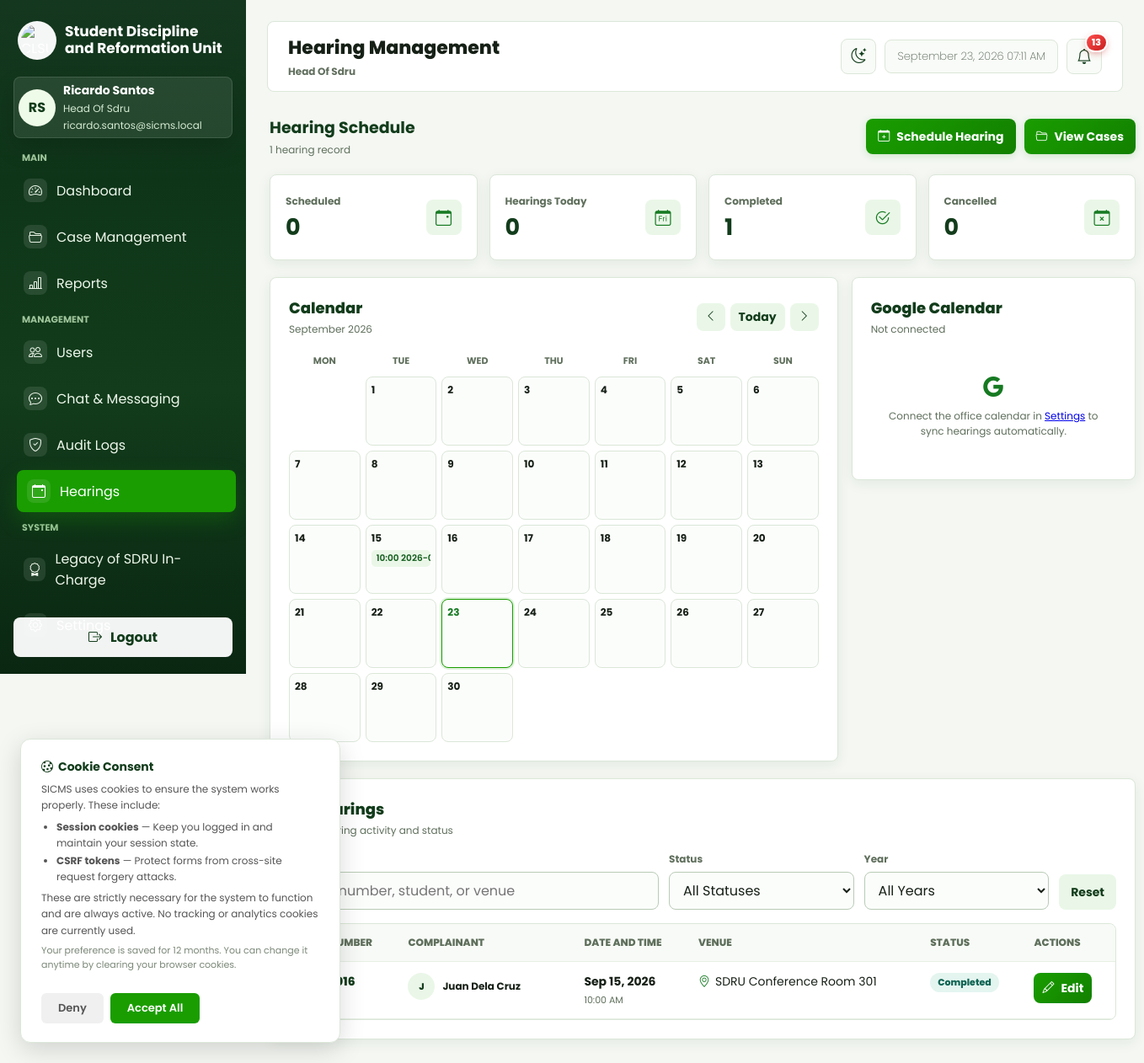
Page /web/views/hearings/index.php (signed in) on the committed database.
### tables this page shows
CREATE TABLE `accounts` (
  `account_id` int UNSIGNED NOT NULL,
  `first_name` varchar(100) NOT NULL,
  `last_name` varchar(100) NOT NULL,
  `email` varchar(255) NOT NULL,
  `password_hash` varchar(255) DEFAULT NULL,
  `auth_provider` varchar(50) DEFAULT NULL,
  `role` varchar(50) NOT NULL DEFAULT 'student',
  `status` varchar(20) NOT NULL DEFAULT 'active',
  `college_id` int UNSIGNED DEFAULT NULL,
  `student_number` varchar(50) DEFAULT NULL,
  `college` varchar(255) DEFAULT NULL,
  `course` varchar(255) DEFAULT NULL,
  `section` varchar(50) DEFAULT NULL,
  `created_at` datetime NOT NULL DEFAULT CURRENT_TIMESTAMP,
  `updated_at` datetime NOT NULL DEFAULT CURRENT_TIMESTAMP ON UPDATE CURRENT_TIMESTAMP,
  `phone_number` varchar(20) NOT NULL DEFAULT '',
  `gender` varchar(20) NOT NULL DEFAULT '',
  `birthday` date DEFAULT NULL,
  `address` text NOT NULL,
  `profile_pic` varchar(255) DEFAULT NULL
);

CREATE TABLE `hearings` (
  `hearing_id` int UNSIGNED NOT NULL,
  `complaint_id` int UNSIGNED NOT NULL,
  `scheduled_by_account_id` int UNSIGNED DEFAULT NULL,
  `hearing_datetime` datetime DEFAULT NULL,
  `venue` varchar(255) DEFAULT NULL,
  `google_meet_link` varchar(500) DEFAULT NULL,
  `google_event_id` varchar(1024) DEFAULT NULL,
  `hearing_type` varchar(50) NOT NULL DEFAULT 'Face-to-face',
  `instructions` text,
  `remarks` text,
  `status` varchar(50) NOT NULL DEFAULT 'Scheduled',
  `created_at` datetime NOT NULL DEFAULT CURRENT_TIMESTAMP,
  `updated_at` datetime NOT NULL DEFAULT CURRENT_TIMESTAMP ON UPDATE CURRENT_TIMESTAMP
);

CREATE TABLE `complaints` (
  `complaint_id` int UNSIGNED NOT NULL,
  `case_number` varchar(50) NOT NULL,
  `complaint_title` varchar(255) NOT NULL,
  `submitted_by_account_id` int UNSIGNED NOT NULL,
  `complainant_name` varchar(255) NOT NULL,
  `complainant_gender` varchar(20) DEFAULT NULL,
  `complainant_age` int UNSIGNED DEFAULT NULL,
  `complainant_address` text,
  `complainant_type` varchar(50) NOT NULL DEFAULT 'Student',
  `complainant_relationship` varchar(100) DEFAULT NULL,
  `complainant_employee_no` varchar(100) DEFAULT NULL,
  `complainant_department` varchar(255) DEFAULT NULL,
  `complainant_position` varchar(255) DEFAULT NULL,
  `complainant_affiliation` varchar(255) DEFAULT NULL,
  `complainant_purpose` varchar(255) DEFAULT NULL,
  `complainant_student_no` varchar(50) DEFAULT NULL,
  `complainant_email` varchar(255) DEFAULT NULL,
  `complainant_contact` varchar(50) DEFAULT NULL,
  `complainant_college` varchar(255) DEFAULT NULL,
  `complainant_course` varchar(255) DEFAULT NULL,
  `complainant_year_level` varchar(50) DEFAULT NULL,
  `complainant_section` varchar(50) DEFAULT NULL,
  `complainant_course_year` varchar(100) DEFAULT NULL,
  `case_classification` varchar(100) NOT NULL,
  `incident_datetime` datetime DEFAULT NULL,
  `incident_location` varchar(255) DEFAULT NULL,
  `complaint_details` text,
  `status` varchar(50) NOT NULL DEFAULT 'Under Investigation',
  `respondent_released_at` datetime DEFAULT NULL,
  `respondent_released_by_account_id` int UNSIGNED DEFAULT NULL,
  `respondent_visibility` text,
  `assigned_coordinator_account_id` int UNSIGNED DEFAULT NULL,
  `assigned_reformation_coordinator_account_id` int UNSIGNED DEFAULT NULL,
  `reformation_completed_at` datetime DEFAULT NULL,
  `submitted_at` datetime NOT NULL DEFAULT CURRENT_TIMESTAMP,
  `created_at` datetime NOT NULL DEFAULT CURRENT_TIMESTAMP,
  `updated_at` datetime NOT NULL DEFAULT CURRENT_TIMESTAMP ON UPDATE CURRENT_TIMESTAMP,
  `case_source` varchar(20) NOT NULL DEFAULT 'Online Submission',
  `original_case_date` date DEFAULT NULL,
  `legacy_outcome` varchar(255) DEFAULT NULL,
  `action_taken` text,
  `resolution_date` date DEFAULT NULL,
  `remarks_notes` text,
  `legacy_entry_source` varchar(100) DEFAULT NULL,
  `outcome` text
);

### web/views/hearings/index.php (the view, shortened to what the rows shown need)
<?php
require_once __DIR__ . '/../../controllers/HearingController.php';
$controller = new HearingController();
$viewData = $controller->index();
$user = $viewData['user'];
$hearings = $viewData['hearings'];
$calendar = $viewData['calendar'];
$scheduledCount = count(array_filter($hearings, fn($hearing) => $hearing['status'] === 'Scheduled'));
$todayCount = count(array_filter($hearings, fn($hearing) => substr($hearing['hearing_datetime'], 0, 10) === date('Y-m-d')));
$completedCount = count(array_filter($hearings, fn($hearing) => $hearing['status'] === 'Completed'));
$cancelledCount = count(array_filter($hearings, fn($hearing) => $hearing['status'] === 'Cancelled'));
$calMonth = (isset($_GET['month']) && preg_match('/^\d{4}-\d{2}$/', $_GET['month'])) ? $_GET['month'] : date('Y-m');
$calYear = (int) substr($calMonth, 0, 4);
$calMonthNum = (int) substr($calMonth, 5, 2);
$calFirstDay = new DateTime(sprintf('%04d-%02d-01', $calYear, $calMonthNum));
$calDaysInMonth = (int) $calFirstDay->format('t');
$hearingsByDay = [];
foreach ($hearings as $hearing) {
    if (substr($hearing['hearing_datetime'], 0, 7) === $calMonth) {
        $hearingsByDay[(int) substr($hearing['hearing_datetime'], 8, 2)][] = $hearing;
    }
}
function h($value) {
    return htmlspecialchars((string) $value);
}
?>
<!DOCTYPE html>
<html lang="en">
<head>
    <link rel="stylesheet" href="../layout/style.css">
    <link rel="stylesheet" href="../layout/sidebar.css">
    <link rel="stylesheet" href="https://cdn.jsdelivr.net/npm/bootstrap-icons@1.11.3/font/bootstrap-icons.min.css">
    <link rel="stylesheet" href="../layout/system.css?v=2">
    <link rel="stylesheet" href="../layout/hearings.css">
</head>
<body>
    <div class="dashboard-shell">
        <?php require __DIR__ . '/../layout/sidebar.php'; ?>
        <div class="app-content">
            <?php $pageTitle = 'Hearing Management'; require __DIR__ . '/../layout/topbar.php'; ?>
        <main class="wrap hearings-page">
            <div class="hearing-toolbar">
                <div><h2>Hearing Schedule</h2><p><?= count($hearings) ?> hearing record<?= count($hearings) === 1 ? '' : 's' ?></p></div>
            </div>
            <section class="hearing-summary" aria-label="Hearing summary">
                <?php foreach ([
                    ['label' => 'Scheduled', 'value' => $scheduledCount, 'icon' => 'bi-calendar-event'],
                    ['label' => 'Hearings Today', 'value' => $todayCount, 'icon' => 'bi-calendar-day'],
                    ['label' => 'Completed', 'value' => $completedCount, 'icon' => 'bi-check2-circle'],
                    ['label' => 'Cancelled', 'value' => $cancelledCount, 'icon' => 'bi-calendar-x'],
                ] as $item): ?>
                    <article class="hearing-summary-card">
                        <div><span><?= h($item['label']) ?></span><strong data-hearing-summary="<?= strtolower(str_replace(['hearings ', ' '], ['', '-'], $item['label'])) ?>"><?= (int) $item['value'] ?></strong></div>
                        <i class="bi <?= h($item['icon']) ?>" aria-hidden="true"></i>
                    </article>
                <?php endforeach; ?>
            </section>
            <section class="hearing-calendar-layout">
                <section class="panel hearing-calendar-panel">
                    <div class="hearing-panel-heading hearing-calendar-heading">
                        <div><h2>Calendar</h2><p><?= h($calFirstDay->format('F Y')) ?></p></div>
                    </div>
                    <div class="cal-grid">
                        <?php for ($calDay = 1; $calDay <= $calDaysInMonth; $calDay++):
                            $calIsToday = $calMonth === date('Y-m') && $calDay === (int) date('j');
                            $calItems = $hearingsByDay[$calDay] ?? []; ?>
                            <div class="cal-cell<?= $calIsToday ? ' is-today' : '' ?>">
                                <div class="cal-daynum"><?= $calDay ?></div>
                                <?php foreach (array_slice($calItems, 0, 2) as $calHearing): ?>
                                    <a class="cal-chip<?= $calHearing['status'] === 'Cancelled' ? ' is-cancelled' : '' ?>" href="edit.php?id=<?= (int) $calHearing['hearing_id'] ?>" title="<?= h(date('M d, h:i A', strtotime($calHearing['hearing_datetime'])) . ' - ' . $calHearing['case_number']) ?>">
                                        <?= h(date('g:i', strtotime($calHearing['hearing_datetime']))) ?> <?= h($calHearing['case_number']) ?>
                                    </a>
                                <?php endforeach; ?>
                            </div>
                        <?php endfor; ?>
                    </div>
                </section>
                <aside class="panel hearing-sync-panel">
                    <div class="hearing-panel-heading">
                        <div><h2>Google Calendar</h2><p><?= $calendar['connected'] ? h($calendar['email'] ?? 'Connected') : 'Not connected' ?></p></div>
                    </div>
                </aside>
            </section>
            <section class="panel hearing-table-panel">
                <div class="hearing-panel-heading">
                    <div><h2>All Hearings</h2><p>Case hearing activity and status</p></div>
                </div>
                <?php if (empty($hearings)): ?>
                    <div class="empty hearing-empty"><i class="bi bi-calendar2-x"></i><strong>No hearings found</strong><span>Scheduled hearings will appear here.</span></div>
                <?php else: ?>
                    <div class="table-wrap">
                    <table>
                        <thead>
                            <tr>
                                <th>Case Number</th>
                                <th>Complainant</th>
                                <th>Date and Time</th>
                                <th>Venue</th>
                                <th>Status</th>
                                <th>Actions</th>
                            </tr>
                        </thead>
                        <tbody id="hearingTableBody">
                            <?php foreach ($hearings as $hearing): ?>
                                <tr>
                                    <td><a class="hearing-case-link" href="../cases/show.php?id=<?= (int) $hearing['complaint_id'] ?>"><?= h($hearing['case_number']) ?></a></td>
                                    <td><div class="hearing-student"><span class="hearing-avatar" aria-hidden="true"><?= h(strtoupper(substr($hearing['complainant_name'], 0, 1))) ?></span><strong><?= h($hearing['complainant_name']) ?></strong></div></td>
                                    <td class="hearing-date"><strong><?= h(date('M d, Y', strtotime($hearing['hearing_datetime']))) ?></strong><span><?= h(date('h:i A', strtotime($hearing['hearing_datetime']))) ?></span></td>
                                    <td>
                                        <div class="hearing-venue"><i class="bi bi-geo-alt"></i><span><?= h($hearing['venue']) ?></span></div>
                                    </td>
                                    <td><span class="status"><?= h($hearing['status']) ?></span></td>
                                    <td>
                                        <div class="row-actions">
                                            <a class="btn btn-edit" href="edit.php?id=<?= (int) $hearing['hearing_id'] ?>"><i class="bi bi-pencil"></i> Edit</a>
                                        </div>
                                    </td>
                                </tr>
                            <?php endforeach; ?>
                        </tbody>
                    </table>
                    </div>
                <?php endif; ?>
            </section>
        </main>
        </div>
    </div>
</body>
</html>

### web/views/layout/sidebar.php (shortened to what the rows shown need)
<?php
require __DIR__ . '/navigation.php';
$userEmail = isset($user['email']) ? $user['email'] : '';
?>
<aside class="sidebar" id="app-sidebar">
    <div class="sidebar-profile">
        <div class="avatar" aria-hidden="true"><?php if (!empty($user['profile_pic'])): ?><img src="<?= h(app_url('web/views/settings/profile_pic.php?id=' . (int) $user['account_id'])) ?>" alt=""><?php else: ?><?= h($initials) ?><?php endif; ?></div>
        <div>
            <div class="profile-name"><?= h($displayName) ?></div>
            <div class="profile-role"><?= h($roleLabel) ?></div>
            <div class="profile-email"><?= h($userEmail) ?></div>
        </div>
    </div>
</aside>

### web/views/layout/topbar.php (shortened to what the rows shown need)
<?php
require __DIR__ . '/navigation.php';
require_once __DIR__ . '/../../helpers/Security.php';
$pageTitle = $pageTitle ?? 'Dashboard';
$hidePageTitle = $hidePageTitle ?? false;
?>
<div class="app-topbar-container">
    <header class="app-topbar<?= $hidePageTitle ? ' app-topbar-titleless' : '' ?>">
        <?php if (!$hidePageTitle): ?>
            <div class="app-topbar-title">
                <h1><?= h($pageTitle) ?></h1>
                <p><?= h($roleLabel) ?></p>
            </div>
        <?php endif; ?>
    </header>
</div>

### rows in the picture
accounts: initials "RS", displayName "Ricardo Santos", role "Head Of Sdru", email "ricardo.santos@sicms.local"
hearings: status "Completed", hearing_id "1", hearing_datetime "10:00", complaint.case_number "202…", complaint.complainant_name "J", complaint.complainant_name "Juan Dela Cruz", hearing_datetime "Sep 15, 2026", hearing_datetime "10:00 AM", venue "SDRU Conference Room 301"

### other values in the picture
$groupLabel "MAIN"
$item['label'] "Dashboard"
$item['label'] "Case Management"
$item['label'] "Reports"
$groupLabel "MANAGEMENT"
$item['label'] "Users"
$item['label'] "Chat & Messaging"
$item['label'] "Audit Logs"
$item['label'] "Hearings"
$groupLabel "SYSTEM"
$item['label'] "Legacy of SDRU In-Charge"
$pageTitle "Hearing Management"
$unreadNotificationCount "13"
count($hearings) "1"
$item['label'] "Scheduled"
